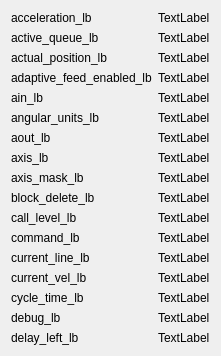
      <widget class="QWidget" name="tab">
       <attribute name="title">
        <string>1</string>
       </attribute>
       <layout class="QGridLayout" name="gridLayout">
        <item row="12" column="1">
         <widget class="QLabel" name="current_line_lb">
          <property name="text">
           <string>TextLabel</string>
          </property>
         </widget>
        </item>
        <item row="3" column="0">
         <widget class="QLabel" name="label_4">
          <property name="text">
           <string>adaptive_feed_enabled_lb</string>
          </property>
         </widget>
        </item>
        <item row="2" column="0">
         <widget class="QLabel" name="label_3">
          <property name="text">
           <string>actual_position_lb</string>
          </property>
         </widget>
        </item>
        <item row="10" column="1">
         <widget class="QLabel" name="call_level_lb">
          <property name="text">
           <string>TextLabel</string>
          </property>
         </widget>
        </item>
        <item row="4" column="0">
         <widget class="QLabel" name="label_5">
          <property name="text">
           <string>ain_lb</string>
          </property>
         </widget>
        </item>
        <item row="9" column="1">
         <widget class="QLabel" name="block_delete_lb">
          <property name="text">
           <string>TextLabel</string>
          </property>
         </widget>
        </item>
        <item row="14" column="1">
         <widget class="QLabel" name="cycle_time_lb">
          <property name="text">
           <string>TextLabel</string>
          </property>
         </widget>
        </item>
        <item row="7" column="0">
         <widget class="QLabel" name="label_8">
          <property name="text">
           <string>axis_lb</string>
          </property>
         </widget>
        </item>
        <item row="0" column="0">
         <widget class="QLabel" name="label">
          <property name="text">
           <string>acceleration_lb</string>
          </property>
         </widget>
        </item>
        <item row="11" column="1">
         <widget class="QLabel" name="command_lb">
          <property name="text">
           <string>TextLabel</string>
          </property>
         </widget>
        </item>
        <item row="3" column="1">
         <widget class="QLabel" name="adaptive_feed_enabled_lb">
          <property name="text">
           <string>TextLabel</string>
          </property>
         </widget>
        </item>
        <item row="6" column="0">
         <widget class="QLabel" name="label_7">
          <property name="text">
           <string>aout_lb</string>
          </property>
         </widget>
        </item>
        <item row="12" column="0">
         <widget class="QLabel" name="label_13">
          <property name="text">
           <string>current_line_lb</string>
          </property>
         </widget>
        </item>
        <item row="7" column="1">
         <widget class="QLabel" name="axis_lb">
          <property name="text">
           <string>TextLabel</string>
          </property>
         </widget>
        </item>
        <item row="13" column="0">
         <widget class="QLabel" name="label_14">
          <property name="text">
           <string>current_vel_lb</string>
          </property>
         </widget>
        </item>
        <item row="5" column="1">
         <widget class="QLabel" name="angular_units_lb">
          <property name="text">
           <string>TextLabel</string>
          </property>
         </widget>
        </item>
        <item row="5" column="0">
         <widget class="QLabel" name="label_6">
          <property name="text">
           <string>angular_units_lb</string>
          </property>
         </widget>
        </item>
        <item row="13" column="1">
         <widget class="QLabel" name="current_vel_lb">
          <property name="text">
           <string>TextLabel</string>
          </property>
         </widget>
        </item>
        <item row="8" column="1">
         <widget class="QLabel" name="axis_mask_lb">
          <property name="text">
           <string>TextLabel</string>
          </property>
         </widget>
        </item>
        <item row="4" column="1">
         <widget class="QLabel" name="ain_lb">
          <property name="text">
           <string>TextLabel</string>
          </property>
         </widget>
        </item>
        <item row="15" column="1">
         <widget class="QLabel" name="debug_lb">
          <property name="text">
           <string>TextLabel</string>
          </property>
         </widget>
        </item>
        <item row="1" column="1">
         <widget class="QLabel" name="active_queue_lb">
          <property name="text">
           <string>TextLabel</string>
          </property>
         </widget>
        </item>
        <item row="10" column="0">
         <widget class="QLabel" name="label_11">
          <property name="text">
           <string>call_level_lb</string>
          </property>
         </widget>
        </item>
        <item row="2" column="1">
         <widget class="QLabel" name="actual_position_lb">
          <property name="text">
           <string>TextLabel</string>
          </property>
         </widget>
        </item>
        <item row="11" column="0">
         <widget class="QLabel" name="label_12">
          <property name="text">
           <string>command_lb</string>
          </property>
         </widget>
        </item>
        <item row="6" column="1">
         <widget class="QLabel" name="aout_lb">
          <property name="text">
           <string>TextLabel</string>
          </property>
         </widget>
        </item>
        <item row="9" column="0">
         <widget class="QLabel" name="label_10">
          <property name="text">
           <string>block_delete_lb</string>
          </property>
         </widget>
        </item>
        <item row="0" column="1">
         <widget class="QLabel" name="acceleration_lb">
          <property name="text">
           <string>TextLabel</string>
          </property>
         </widget>
        </item>
        <item row="8" column="0">
         <widget class="QLabel" name="label_9">
          <property name="text">
           <string>axis_mask_lb</string>
          </property>
         </widget>
        </item>
        <item row="14" column="0">
         <widget class="QLabel" name="label_15">
          <property name="text">
           <string>cycle_time_lb</string>
          </property>
         </widget>
        </item>
        <item row="1" column="0">
         <widget class="QLabel" name="label_2">
          <property name="text">
           <string>active_queue_lb</string>
          </property>
         </widget>
        </item>
        <item row="15" column="0">
         <widget class="QLabel" name="label_16">
          <property name="text">
           <string>debug_lb</string>
          </property>
         </widget>
        </item>
        <item row="16" column="0">
         <widget class="QLabel" name="label_17">
          <property name="text">
           <string>delay_left_lb</string>
          </property>
         </widget>
        </item>
        <item row="16" column="1">
         <widget class="QLabel" name="delay_left_lb">
          <property name="text">
           <string>TextLabel</string>
          </property>
         </widget>
        </item>
       </layout>
      </widget>
